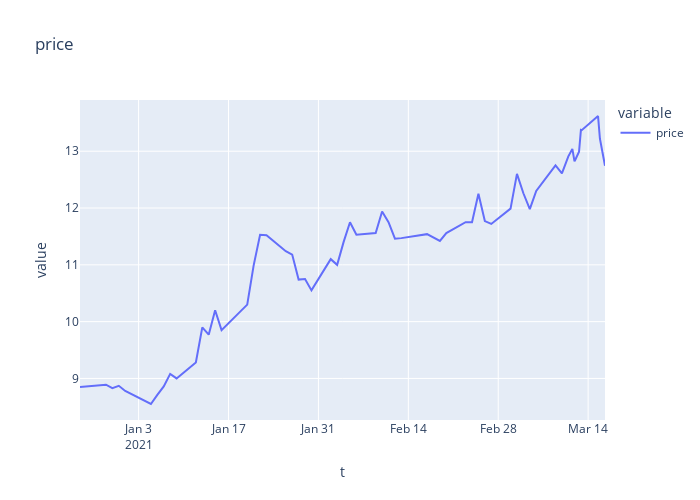
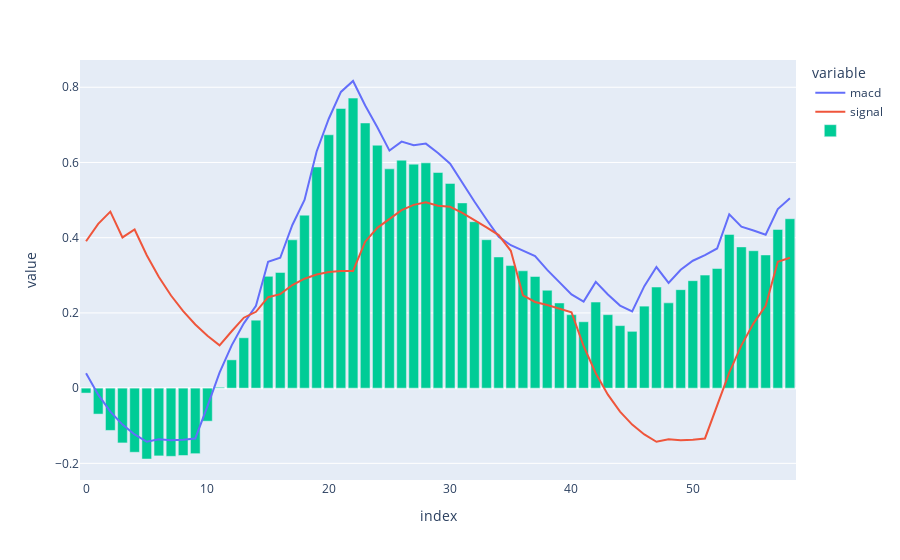
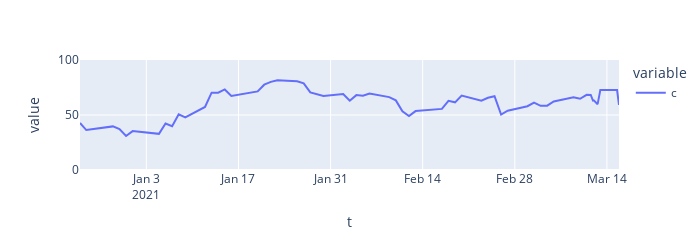

Notebook cell for these charts, in order:
### Code cell
days = 60

macd_vals = macd_over_period(list(data['c']), days)
rsi_vals = rsi(data)

price_line = data['c'].tail(days)
macd_line = list([i[0] for i in macd_vals])[-1-days:-1]
sig_line = list([i[1] for i in macd_vals])[-1-days:-1]
histo = list([i[2] for i in macd_vals])[-1-days:-1]
rsi_line = rsi_vals[-1-days:-1]

oscillator_dicts = [
    { 'chart': 'line', 'data': macd_line, 'label': 'macd' },
    { 'chart': 'line', 'data': sig_line, 'label': 'signal' },
    { 'chart': 'bar', 'data': histo, 'label': '' },
    { 'chart': 'line', 'data': rsi_line, 'label': 'rsi', 'own_scale': True }
]

data_dicts = [
    { 'label': 'close', 'data': chart_data }
]

# chart(ticker, data_dicts, oscillator_dicts)
import plotly.express as px
import pandas

oscillators_df = pandas.DataFrame({
    'macd': macd_line,
    'signal': sig_line
})

chart_data = pandas.DataFrame({
    'price': price_line
})

fig_price = px.line(
    chart_data, title='price',
    width=700, height=500
)

# df.index.name = "Thresholds"
# df.columns.name = "Rate"

fig = make_subplots(rows=3, cols=1,
    shared_xaxes=True,
    vertical_spacing=0.02)

fig_macd = px.line(
    oscillators_df,
    width=700, height=250
)

fig_macd.add_bar(y=histo, name='')

fig_rsi = px.line(rsi_line)
fig_rsi.update_layout(yaxis_range=[0,100], width=700, height=250)

fig_price.show()
fig_macd.show()
fig_rsi.show()

### Figure 1 — Plotly figure (JSON) as saved in the notebook; plotly's stock layout.template omitted (floating-point values rounded to 4 significant figures)
{"data": [{"hovertemplate": "variable=price<br>t=%{x}<br>value=%{y}<extra></extra>", "legendgroup": "price", "line": {"color": "#636efa", "dash": "solid"}, "mode": "lines", "name": "price", "orientation": "v", "showlegend": true, "type": "scatter", "x": ["2020-12-24T21:00:00", "2020-12-28T22:00:00", "2020-12-29T22:00:00", "2020-12-30T22:00:00", "2020-12-31T22:00:00", "2021-01-04T22:00:00", "2021-01-05T22:00:00", "2021-01-06T22:00:00", "2021-01-07T22:00:00", "2021-01-08T22:00:00", "2021-01-11T22:00:00", "2021-01-12T22:00:00", "2021-01-13T22:00:00", "2021-01-14T22:00:00", "2021-01-15T22:00:00", "2021-01-19T22:00:00", "2021-01-20T22:00:00", "2021-01-21T22:00:00", "2021-01-22T22:00:00", "2021-01-25T22:00:00", "2021-01-26T22:00:00", "2021-01-27T22:00:00", "2021-01-28T22:00:00", "2021-01-29T22:00:00", "2021-02-01T22:00:00", "2021-02-02T22:00:00", "2021-02-03T22:00:00", "2021-02-04T22:00:00", "2021-02-05T22:00:00", "2021-02-08T22:00:00", "2021-02-09T22:00:00", "2021-02-10T22:00:00", "2021-02-11T22:00:00", "2021-02-12T22:00:00", "2021-02-16T22:00:00", "2021-02-17T22:00:00", "2021-02-18T22:00:00", "2021-02-19T22:00:00", "2021-02-22T22:00:00", "2021-02-23T22:00:00", "2021-02-24T22:00:00", "2021-02-25T22:00:00", "2021-02-26T22:00:00", "2021-03-01T22:00:00", "2021-03-02T22:00:00", "2021-03-03T22:00:00", "2021-03-04T22:00:00", "2021-03-05T22:00:00", "2021-03-08T22:00:00", "2021-03-09T22:00:00", "2021-03-10T22:00:00", "2021-03-11T13:00:00", "2021-03-11T21:00:00", "2021-03-12T00:00:00", "2021-03-12T14:00:00", "2021-03-12T21:00:00", "2021-03-13T00:00:00", "2021-03-15T13:00:00", "2021-03-15T20:00:00", "2021-03-16T15:00:00"], "xaxis": "x", "y": [8.85, 8.89, 8.83, 8.87, 8.78, 8.55, 8.71, 8.86, 9.08, 9, 9.28, 9.9, 9.77, 10.2, 9.85, 10.3, 10.99, 11.53, 11.52, 11.24, 11.18, 10.74, 10.75, 10.55, 11.1, 11, 11.4, 11.75, 11.53, 11.56, 11.94, 11.75, 11.46, 11.47, 11.54, 11.48, 11.42, 11.56, 11.75, 11.75, 12.25, 11.77, 11.72, 11.99, 12.6, 12.26, 11.98, 12.3, 12.75, 12.61, 12.91, 13.04, 12.82, 12.85, 12.99, 13.38, 13.37, 13.62, 13.22, 12.74], "yaxis": "y"}], "layout": {"height": 500, "legend": {"title": {"text": "variable"}, "tracegroupgap": 0}, "title": {"text": "price"}, "width": 700, "xaxis": {"anchor": "y", "autorange": true, "domain": [0, 1], "range": ["2020-12-24 21:00", "2021-03-16 15:00"], "title": {"text": "t"}, "type": "date"}, "yaxis": {"anchor": "x", "autorange": true, "domain": [0, 1], "range": [8.268, 13.9], "title": {"text": "value"}, "type": "linear"}}}

### Figure 2 — Plotly figure (JSON) as saved in the notebook; plotly's stock layout.template omitted (floating-point values rounded to 4 significant figures)
{"data": [{"hovertemplate": "variable=macd<br>index=%{x}<br>value=%{y}<extra></extra>", "legendgroup": "macd", "line": {"color": "#636efa", "dash": "solid"}, "mode": "lines", "name": "macd", "orientation": "v", "showlegend": true, "type": "scatter", "x": [0, 1, 2, 3, 4, 5, 6, 7, 8, 9, 10, 11, 12, 13, 14, 15, 16, 17, 18, 19, 20, 21, 22, 23, 24, 25, 26, 27, 28, 29, 30, 31, 32, 33, 34, 35, 36, 37, 38, 39, 40, 41, 42, 43, 44, 45, 46, 47, 48, 49, 50, 51, 52, 53, 54, 55, 56, 57, 58], "xaxis": "x", "y": [0.03969, -0.01745, -0.06229, -0.09694, -0.1232, -0.1427, -0.1358, -0.1383, -0.1374, -0.1338, -0.0483, 0.04123, 0.1138, 0.1723, 0.2191, 0.3359, 0.3467, 0.4339, 0.5003, 0.6294, 0.7163, 0.7876, 0.8167, 0.7517, 0.6937, 0.6316, 0.6555, 0.6459, 0.6501, 0.6252, 0.5969, 0.5456, 0.4961, 0.4484, 0.4027, 0.3799, 0.3661, 0.3511, 0.3145, 0.2806, 0.2493, 0.2303, 0.2826, 0.2489, 0.2196, 0.2042, 0.2711, 0.3219, 0.2798, 0.3148, 0.3388, 0.3536, 0.3713, 0.4622, 0.4292, 0.4192, 0.4081, 0.4762, 0.5049], "yaxis": "y"}, {"hovertemplate": "variable=signal<br>index=%{x}<br>value=%{y}<extra></extra>", "legendgroup": "signal", "line": {"color": "#EF553B", "dash": "solid"}, "mode": "lines", "name": "signal", "orientation": "v", "showlegend": true, "type": "scatter", "x": [0, 1, 2, 3, 4, 5, 6, 7, 8, 9, 10, 11, 12, 13, 14, 15, 16, 17, 18, 19, 20, 21, 22, 23, 24, 25, 26, 27, 28, 29, 30, 31, 32, 33, 34, 35, 36, 37, 38, 39, 40, 41, 42, 43, 44, 45, 46, 47, 48, 49, 50, 51, 52, 53, 54, 55, 56, 57, 58], "xaxis": "x", "y": [0.3905, 0.4368, 0.4693, 0.4007, 0.4219, 0.3535, 0.2955, 0.2462, 0.2046, 0.1691, 0.1392, 0.1137, 0.1513, 0.1873, 0.2029, 0.2417, 0.2499, 0.274, 0.291, 0.3023, 0.3089, 0.3118, 0.3118, 0.3894, 0.4263, 0.45, 0.4732, 0.4873, 0.4941, 0.4851, 0.4823, 0.4658, 0.4474, 0.4276, 0.407, 0.3652, 0.2467, 0.2291, 0.2209, 0.2117, 0.2018, 0.1118, 0.03969, -0.01745, -0.06229, -0.09694, -0.1232, -0.1427, -0.1358, -0.1383, -0.1374, -0.1338, -0.0483, 0.04123, 0.1138, 0.1723, 0.2191, 0.3359, 0.3467], "yaxis": "y"}, {"name": "", "type": "bar", "y": [-0.01312, -0.069, -0.1125, -0.1457, -0.1705, -0.1884, -0.1801, -0.1813, -0.1791, -0.1743, -0.08787, 0.002266, 0.0752, 0.1339, 0.1807, 0.2972, 0.3076, 0.3943, 0.46, 0.588, 0.6736, 0.7435, 0.7712, 0.705, 0.6459, 0.583, 0.606, 0.5956, 0.599, 0.5734, 0.5444, 0.4925, 0.4426, 0.3946, 0.3488, 0.3259, 0.312, 0.2969, 0.2603, 0.2265, 0.1953, 0.1765, 0.2288, 0.1953, 0.1662, 0.151, 0.218, 0.2688, 0.2267, 0.2618, 0.2857, 0.3005, 0.3181, 0.4087, 0.3755, 0.3654, 0.3542, 0.4219, 0.4504]}], "layout": {"autosize": true, "legend": {"title": {"text": "variable"}, "tracegroupgap": 0}, "margin": {"t": 60}, "xaxis": {"anchor": "y", "autorange": true, "domain": [0, 1], "range": [-0.5, 58.5], "title": {"text": "index"}, "type": "linear"}, "yaxis": {"anchor": "x", "autorange": true, "domain": [0, 1], "range": [-0.2443, 0.8725], "title": {"text": "value"}, "type": "linear"}}}

### Figure 3 — Plotly figure (JSON) as saved in the notebook; plotly's stock layout.template omitted (floating-point values rounded to 4 significant figures)
{"data": [{"hovertemplate": "variable=c<br>t=%{x}<br>value=%{y}<extra></extra>", "legendgroup": "c", "line": {"color": "#636efa", "dash": "solid"}, "mode": "lines", "name": "c", "orientation": "v", "showlegend": true, "type": "scatter", "x": ["2020-12-23T22:00:00", "2020-12-24T21:00:00", "2020-12-28T22:00:00", "2020-12-29T22:00:00", "2020-12-30T22:00:00", "2020-12-31T22:00:00", "2021-01-04T22:00:00", "2021-01-05T22:00:00", "2021-01-06T22:00:00", "2021-01-07T22:00:00", "2021-01-08T22:00:00", "2021-01-11T22:00:00", "2021-01-12T22:00:00", "2021-01-13T22:00:00", "2021-01-14T22:00:00", "2021-01-15T22:00:00", "2021-01-19T22:00:00", "2021-01-20T22:00:00", "2021-01-21T22:00:00", "2021-01-22T22:00:00", "2021-01-25T22:00:00", "2021-01-26T22:00:00", "2021-01-27T22:00:00", "2021-01-28T22:00:00", "2021-01-29T22:00:00", "2021-02-01T22:00:00", "2021-02-02T22:00:00", "2021-02-03T22:00:00", "2021-02-04T22:00:00", "2021-02-05T22:00:00", "2021-02-08T22:00:00", "2021-02-09T22:00:00", "2021-02-10T22:00:00", "2021-02-11T22:00:00", "2021-02-12T22:00:00", "2021-02-16T22:00:00", "2021-02-17T22:00:00", "2021-02-18T22:00:00", "2021-02-19T22:00:00", "2021-02-22T22:00:00", "2021-02-23T22:00:00", "2021-02-24T22:00:00", "2021-02-25T22:00:00", "2021-02-26T22:00:00", "2021-03-01T22:00:00", "2021-03-02T22:00:00", "2021-03-03T22:00:00", "2021-03-04T22:00:00", "2021-03-05T22:00:00", "2021-03-08T22:00:00", "2021-03-09T22:00:00", "2021-03-10T22:00:00", "2021-03-11T13:00:00", "2021-03-11T21:00:00", "2021-03-12T00:00:00", "2021-03-12T14:00:00", "2021-03-12T21:00:00", "2021-03-13T00:00:00", "2021-03-15T13:00:00", "2021-03-15T20:00:00"], "xaxis": "x", "y": [42.77, 36.31, 39.63, 37.13, 30.92, 35.34, 32.87, 42.28, 39.86, 50.64, 47.85, 57.3, 70.29, 70.29, 73.21, 67.36, 71.43, 77.55, 80.09, 81.57, 80.64, 78.79, 70.52, 69.11, 67.26, 69.12, 62.97, 68.07, 67.49, 69.53, 66.24, 63.31, 53.42, 49.14, 53.56, 55.56, 62.94, 61.51, 67.72, 63.05, 65.69, 67.07, 50.38, 53.88, 57.99, 61.3, 58.31, 58.5, 62.31, 66.13, 64.75, 68.3, 68.23, 63.08, 63.35, 59.84, 71.9, 72.79, 72.64, 59.14], "yaxis": "y"}], "layout": {"height": 250, "legend": {"title": {"text": "variable"}, "tracegroupgap": 0}, "margin": {"t": 60}, "width": 700, "xaxis": {"anchor": "y", "autorange": true, "domain": [0, 1], "range": ["2020-12-23 22:00", "2021-03-15 20:00"], "title": {"text": "t"}, "type": "date"}, "yaxis": {"anchor": "x", "domain": [0, 1], "range": [0, 100], "title": {"text": "value"}, "type": "linear"}}}
